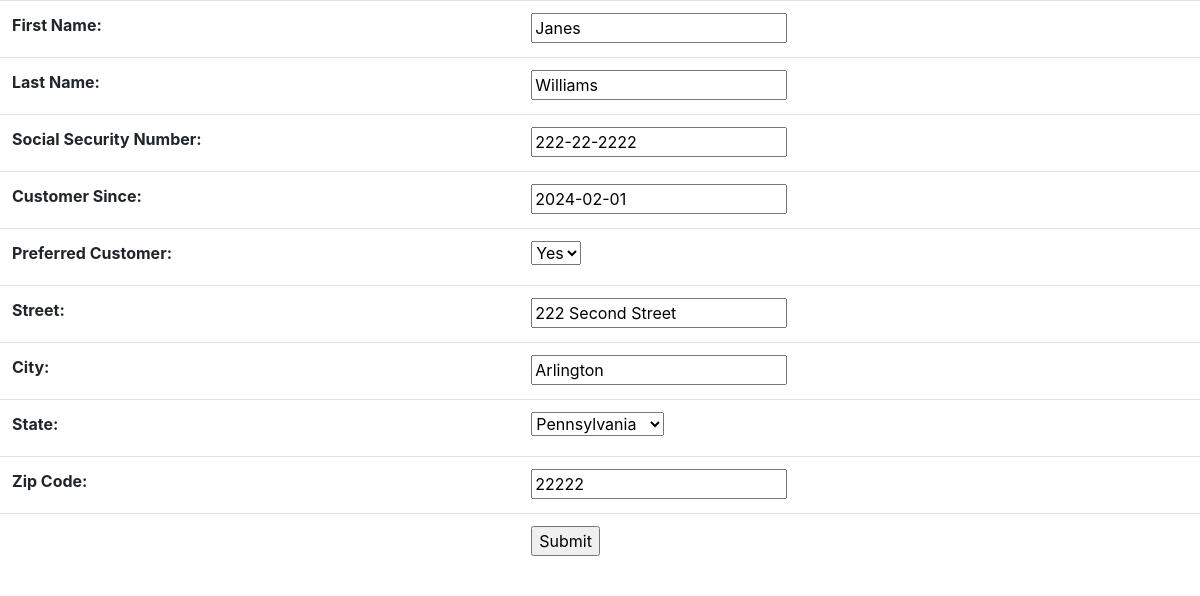
/editCustomer/23/, run on the app's committed database.
### CustAcctMgmtApp/models.py (models this page shows, shortened)
class Customer(models.Model):
    first_name = models.CharField(max_length=25, default='', null=False)
    last_name = models.CharField(max_length=25, default='', null=False)
    ssn = models.CharField(max_length=11, default='111-11-1111', null=False)
    customer_since = models.DateField(default=date.today(), null=False)
    preferred_customer = models.CharField(max_length=1, null=False)
    street = models.CharField(max_length=50, null=False)
    city = models.CharField(max_length=25, null=False)
    state = models.CharField(max_length=20, null=False)
    zip = models.CharField(max_length=11, null=False)
    class Meta:
        ordering = ['first_name']

### CustAcctMgmtApp/views.py (the view, shortened to what this page needs)
# urls.py: path('editCustomer/<int:id>/', views.EditCustomerView.as_view(), name='edit'),
class EditCustomerView(View):
    def get(self, request, *args, **kwargs):
        id = kwargs.get("id")
        id = 0 if id is None else id
        print(" id = " + str(kwargs.get("id")))
        if id > 0:
            customer = Customer.objects.get(id=kwargs.get("id"))
        else:
            customer = Customer()
        form = CustomerModelForm(instance=customer)
        return render(request, 'create_customer.html', {'form': form})

### CustAcctMgmtApp/customerForms.py
class CustomerModelForm(forms.ModelForm):
    class Meta:
        PREFERRED_CUSTOMER = [
            ('Y', 'Yes'),
            ('N', 'No')
        ]
        STATE_CHOICES = [
            ('SC', 'South Carolina'),
            ('NC', 'North Carolina'),
            ('GA', 'Georgia'),
            ('VA', 'Virginia'),
            ('MD', 'Maryland'),
            ('PA', 'Pennsylvania'),
            ('NJ', 'New Jersey'),
            ('DE', 'Delaware'),
            ('NY', 'New York'),
            ('CT', 'Connecticut')
        ]
        model = Customer
        exclude = {}
        labels = {
            "first_name": "First Name",
            "last_name": "Last Name",
            "ssn": "Social Security Number",
            "customer_since": "Customer Since",
            "preferred_customer": "Preferred Customer",
            "street": "Street",
            "city": "City",
            "state": "State",
            "zip": "Zip Code"
        }
        widgets = {
            "preferred_customer": forms.Select(choices=PREFERRED_CUSTOMER),
            "state": forms.Select(choices=STATE_CHOICES),
            "customer_since": forms.DateInput()
        }

### templates/create_customer.html (shortened to what this page needs)
{% load static %} <!DOCTYPE html>
<html lang="en">
<head>
    <link rel="stylesheet" href="{% static 'css/bootstrap.min.css' %}">
</head>
 {% block content %}
     <form action="" method="post">
     <table class="table">
         {{ form.as_table }}
         <tr>
             <td>&nbsp;</td>
             <td><input type="submit" value="Submit"></td>
         </tr>
     </table>
     </form>
 {% endblock content %}
</html>

### data on the page
Customer: first_name "Janes", last_name "Williams", ssn "222-22-2222", customer_since "2024-02-01", preferred_customer "Yes", street "222 Second Street", city "Arlington", state "Pennsylvania", zip "22222"
